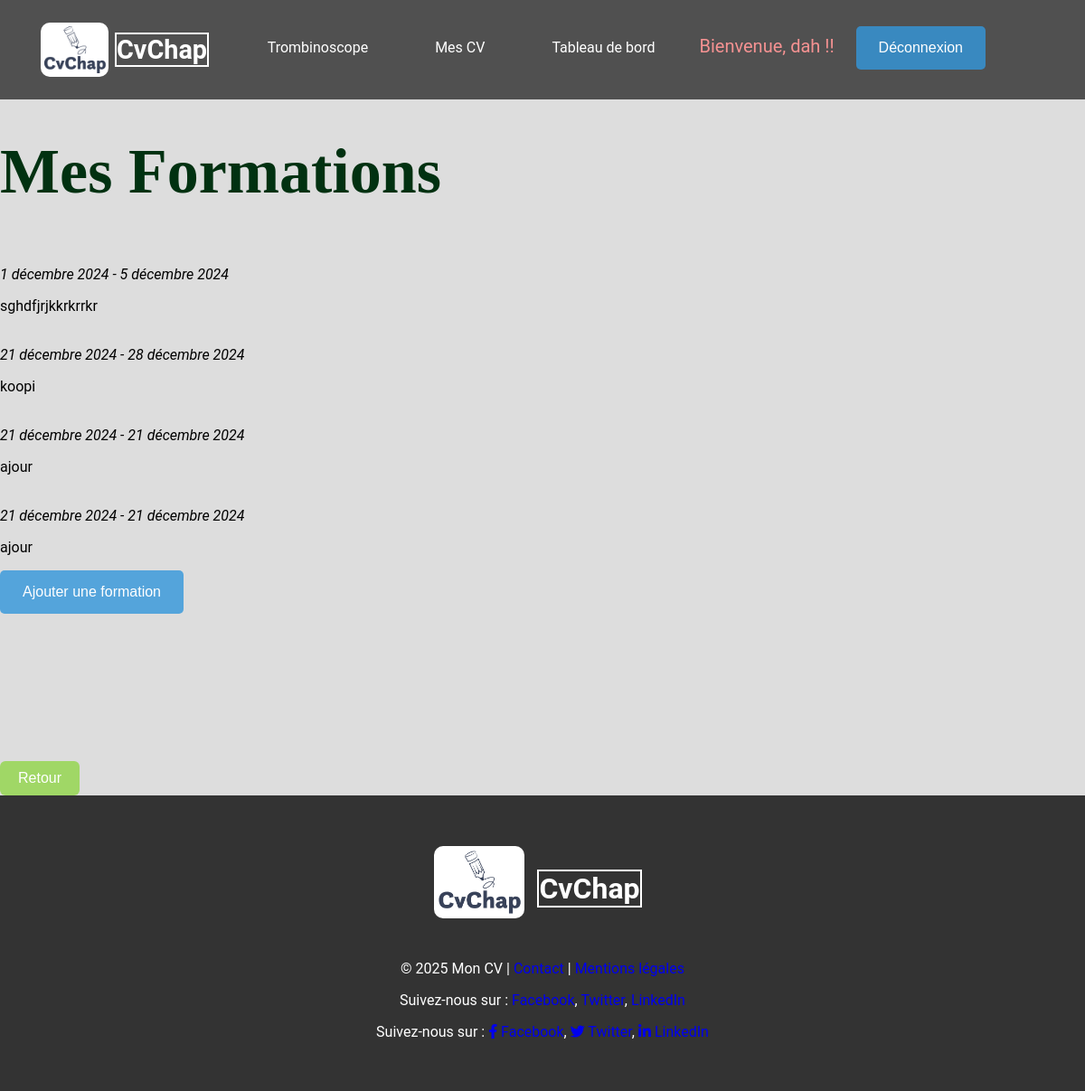
The app's page /aff_formations/ (signed in) with its own data.
### appcv/models.py (models this page shows, shortened)
class Formation(models.Model):
    user = models.ForeignKey(User, on_delete=models.CASCADE)
    diplome = models.CharField(max_length=100)
    institution = models.CharField(max_length=100)
    date_debut = models.DateField()
    date_fin = models.DateField(null=True, blank=True)
    description = models.TextField()

### appcv/views.py (the view)
# urls.py: path('aff_formations/', views.aff_formations, name='aff_formations'),
@login_required
def aff_formations(request):
    formations = Formation.objects.filter(user=request.user)
    return render(request, "vues/aff_formations.html", {"formations": formations})

### appcv/templates/vues/aff_formations.html (shortened to what this page needs)
{% extends "base.html" %}
{% block style_page %}
    {% load static %}
    <link rel="stylesheet" href="{% static "experiencepro1.css" %}">
{% endblock %}
{% block content %}
    <h1>Mes Formations</h1>
    {% if formations %}
        <ul>
            {% for formation in formations %}
                <li>
                    <strong>{{ formation.nom }}</strong><br>
                    <em>{{ formation.date_debut }} - {{ formation.date_fin }}</em><br>
                    <p>{{ formation.description }}</p>
                </li>
            {% endfor %}
        </ul>
    {% else %}
        <p>Vous n'avez pas encore ajouté de formations.</p>
    {% endif %}
    <a href="{% url 'addFormaton' %}">
        <button type="button">Ajouter une formation</button>
    </a>
{% endblock %}

### appcv/templates/bases/nav.html (shortened to what this page needs)
{% load static %}
{% block style_page %}
<link rel="stylesheet" href="{% static 'base1.css' %}">
{% endblock %}
<nav >
    <div class="nav-logo">
        <img src="{% static 'images/cvchap_logo4.png' %}" alt="Logo" class="me-2">
        <a class="nav-link {% if request.resolver_match.url_name == 'trombinoscope' %}active{% endif %}" href="{% url 'trombinoscope' %}">CvChap</a>
    </div>
    <ul >
        {% if user.is_authenticated %}
            <li class="nav-item">
                <a class="nav-link {% if request.resolver_match.url_name == 'trombinoscope' %}active{% endif %}" href="{% url 'trombinoscope' %}">Trombinoscope</a>
            </li>
            <li class="nav-item">
                <a class="nav-link {% if request.resolver_match.url_name == 'list_cv' %}active{% endif %}" href="{% url 'list_cv' %}">Mes CV</a>
            </li>
            <li>
                <a href="{% url 'TdeBord' %}">Tableau de bord</a>
            </li>
            <li>Bienvenue, {{ user.username }} !!</li>
            <li class="nav-item">
                <form action="{% url 'logout' %}?next=/" method="post" style="display:inline;">
                    <button type="submit">Déconnexion</button>
                </form>
            </li>
        {% endif %}
    </ul>
</nav>

### appcv/static/base1.css (style rules this page uses)
body { font-family: 'Roboto', sans-serif; background: #ddd ; background-size: cover; margin: 0; padding: 0; color: #000000; height: 100%; }
button { background-color: #3498db; background-color: #3498dbce; color: white; padding: 15px 25px; font-size: 1rem; border: none; border-radius: 5px; cursor: pointer; text-align: center; transition: background-color 0.3s ease; }
html, body { height: 100%; margin: 0; padding:0px 0px 0px 0px 0px; }
nav { height: 110px; width: 100%; background: rgba(0, 0, 0, 0.4); display: flex; justify-content:space-between; align-items: center; margin:0px ; padding:0px; position: fixed; }
nav ul { margin-right:100px; list-style: none; margin-top:10px; }
nav ul li { display: inline-block; line-height: 80px; margin: 0 10px; color: #f59292; font-size: 20px; }
nav ul li a { color: white; padding: 15px 25px; font-size: 1rem; border: none; border-radius: 5px; cursor: pointer; text-align: center; transition: background-color 0.3s ease; }
.nav-logo { display: flex; align-items: center; margin:15px; padding:35px 10px; }
.nav-logo img { height: 60px; margin-left: 20px; border-radius: 10px; }
.nav-logo a { font-weight: bold; font-size: 1.8rem; display:inline-block; padding:0.1px 0px; margin-left:7px; color:#fff; border:2px solid #fff; }
h1 { margin: 70px 0; color:#013111; font-size:clamp(70px,6vw,40px); font-weight: bold; font-family: Times, "Times New Roman", Georgia, serif; padding:0px; height:55px; }
a { text-decoration: none; }
ul { list-style: none; padding: 0; }

### records on screen
Formation: date_debut "1 décembre 2024", date_fin "5 décembre 2024", description "sghdfjrjkkrkrrkr"
Formation: date_debut "21 décembre 2024", date_fin "28 décembre 2024", description "koopi"
Formation: date_debut "21 décembre 2024", date_fin "21 décembre 2024", description "ajour"
Formation: date_debut "21 décembre 2024", date_fin "21 décembre 2024", description "ajour"

### other values on screen
{{ user.username }} "dah"
